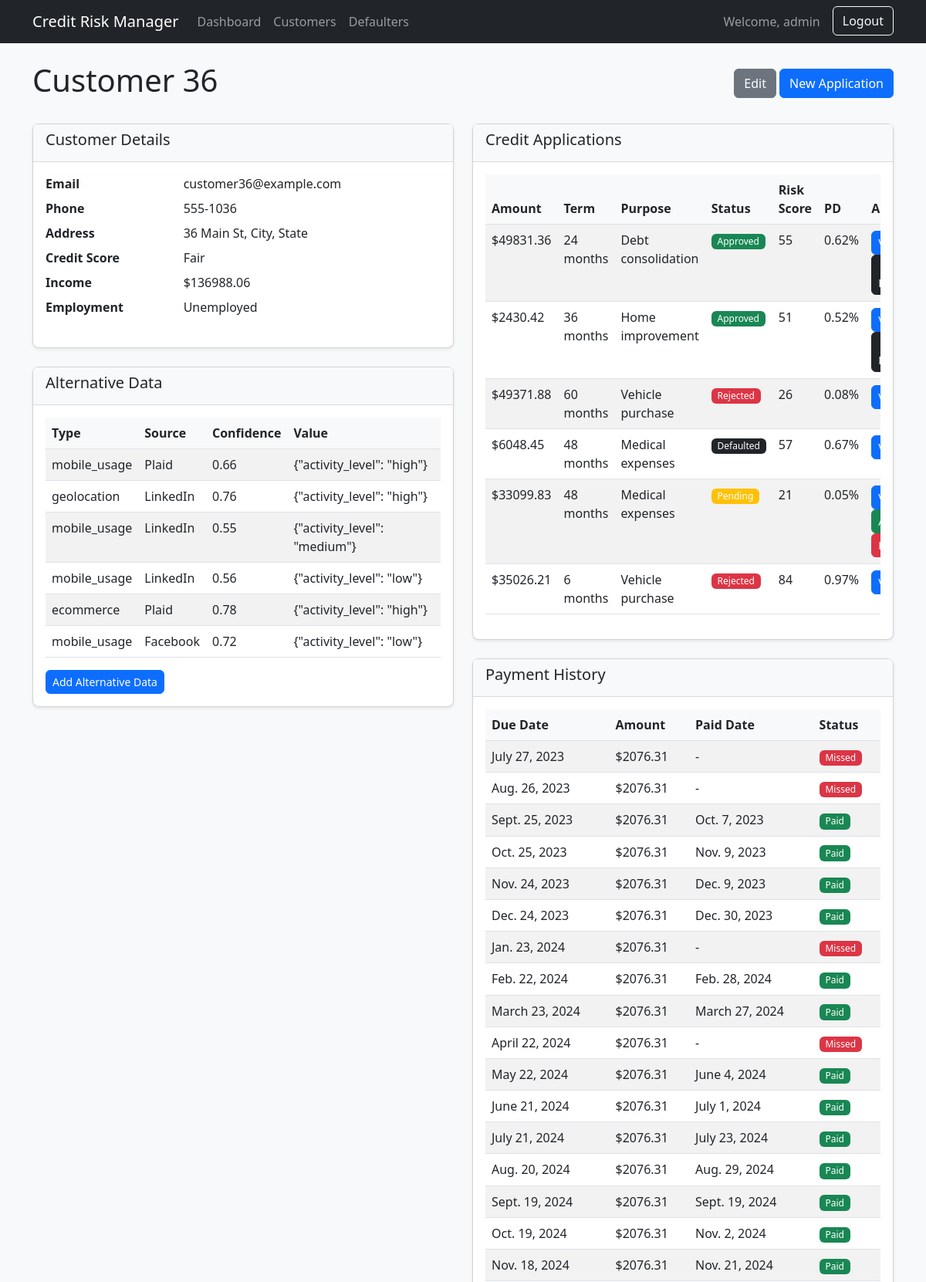
The app's page /customers/36/ (signed in, upper part) with its own data.
### credit_risk/models.py (models this page shows, shortened)
class Customer(models.Model):
    CREDIT_SCORE_CHOICES = [
        ('300-579', 'Poor'),
        ('580-669', 'Fair'),
        ('670-739', 'Good'),
        ('740-799', 'Very Good'),
        ('800-850', 'Excellent'),
    ]
    user = models.OneToOneField(User, on_delete=models.CASCADE, null=True, blank=True)
    name = models.CharField(max_length=100)
    email = models.EmailField(unique=True)
    phone = models.CharField(max_length=15)
    address = models.TextField()
    credit_score = models.CharField(max_length=10, choices=CREDIT_SCORE_CHOICES)
    income = models.DecimalField(max_digits=12, decimal_places=2)
    employment_status = models.CharField(max_length=50)
    created_at = models.DateTimeField(auto_now_add=True)
    updated_at = models.DateTimeField(auto_now=True)

class AlternativeData(models.Model):
    customer = models.ForeignKey(Customer, on_delete=models.CASCADE)
    data_type = models.CharField(max_length=50)  # e.g., 'social_media', 'utility_payments'
    source = models.CharField(max_length=100)
    value = models.TextField()  # Could be JSON data
    confidence_score = models.FloatField(validators=[MinValueValidator(0.0), MaxValueValidator(1.0)])
    collected_at = models.DateTimeField(auto_now_add=True)

class CreditApplication(models.Model):
    STATUS_CHOICES = [
        ('pending', 'Pending'),
        ('approved', 'Approved'),
        ('rejected', 'Rejected'),
        ('defaulted', 'Defaulted'),
    ]
    customer = models.ForeignKey(Customer, on_delete=models.CASCADE)
    amount = models.DecimalField(max_digits=12, decimal_places=2)
    term = models.IntegerField()  # in months
    purpose = models.TextField()
    status = models.CharField(max_length=10, choices=STATUS_CHOICES, default='pending')
    applied_at = models.DateTimeField(auto_now_add=True)
    decision_at = models.DateTimeField(null=True, blank=True)

class RiskAssessment(models.Model):
    application = models.OneToOneField(CreditApplication, on_delete=models.CASCADE)
    probability_of_default = models.FloatField(validators=[MinValueValidator(0.0), MaxValueValidator(1.0)])
    risk_score = models.IntegerField(validators=[MinValueValidator(1), MaxValueValidator(100)])
    decision_reason = models.TextField()
    assessed_at = models.DateTimeField(auto_now_add=True)
    last_updated = models.DateTimeField(auto_now=True)

class PaymentHistory(models.Model):
    application = models.ForeignKey(CreditApplication, on_delete=models.CASCADE)
    amount_paid = models.DecimalField(max_digits=12, decimal_places=2)
    due_date = models.DateField()
    paid_date = models.DateField(null=True, blank=True)
    status = models.CharField(max_length=20)  # 'paid', 'late', 'missed'

### credit_risk/views.py (the view)
# urls.py: path('customers/<int:pk>/', views.CustomerDetailView.as_view(), name='customer_detail'),
class CustomerDetailView(LoginRequiredMixin, DetailView):
    model = Customer
    template_name = 'customer_detail.html'
    context_object_name = 'customer'
    def get_context_data(self, **kwargs):
        context = super().get_context_data(**kwargs)
        customer = self.object
        applications = CreditApplication.objects.filter(customer=customer).select_related('riskassessment')
        alternative_data = AlternativeData.objects.filter(customer=customer)
        payment_history = PaymentHistory.objects.none()
        if applications.exists():
            payment_history = PaymentHistory.objects.filter(application__in=applications)
        context.update({
            'applications': applications,
            'alternative_data': alternative_data,
            'payment_history': payment_history,
        })
        return context

### credit_risk/templates/customer_detail.html
{% extends "base.html" %}
{% block content %}
<div class="d-flex justify-content-between align-items-center mb-4">
    <h1>{{ customer.name }}</h1>
    <div>
        <a href="{% url 'customer_update' customer.id %}" class="btn btn-secondary">Edit</a>
        <a href="{% url 'application_create' customer.id %}" class="btn btn-primary">New Application</a>
    </div>
</div>
<div class="row">
    <div class="col-md-6">
        <div class="card mb-4">
            <div class="card-header">
                <h5>Customer Details</h5>
            </div>
            <div class="card-body">
                <dl class="row">
                    <dt class="col-sm-4">Email</dt>
                    <dd class="col-sm-8">{{ customer.email }}</dd>
                    <dt class="col-sm-4">Phone</dt>
                    <dd class="col-sm-8">{{ customer.phone }}</dd>
                    <dt class="col-sm-4">Address</dt>
                    <dd class="col-sm-8">{{ customer.address }}</dd>
                    <dt class="col-sm-4">Credit Score</dt>
                    <dd class="col-sm-8">{{ customer.get_credit_score_display }}</dd>
                    <dt class="col-sm-4">Income</dt>
                    <dd class="col-sm-8">${{ customer.income|floatformat:2 }}</dd>
                    <dt class="col-sm-4">Employment</dt>
                    <dd class="col-sm-8">{{ customer.employment_status }}</dd>
                </dl>
            </div>
        </div>
        <div class="card mb-4">
            <div class="card-header">
                <h5>Alternative Data</h5>
            </div>
            <div class="card-body">
                {% if alternative_data %}
                <div class="table-responsive">
                    <table class="table table-striped">
                        <thead>
                            <tr>
                                <th>Type</th>
                                <th>Source</th>
                                <th>Confidence</th>
                                <th>Value</th>
                            </tr>
                        </thead>
                        <tbody>
                            {% for data in alternative_data %}
                            <tr>
                                <td>{{ data.data_type }}</td>
                                <td>{{ data.source }}</td>
                                <td>{{ data.confidence_score|floatformat:2 }}</td>
                                <td>{{ data.value|truncatechars:30 }}</td>
                            </tr>
                            {% endfor %}
                        </tbody>
                    </table>
                </div>
                {% else %}
                <p>No alternative data available for this customer.</p>
                {% endif %}
                <a href="#" class="btn btn-sm btn-primary">Add Alternative Data</a>
            </div>
        </div>
    </div>
    <div class="col-md-6">
        <div class="card mb-4">
            <div class="card-header">
                <h5>Credit Applications</h5>
            </div>
            <div class="card-body">
                {% if applications %}
                <div class="table-responsive">
                    <table class="table table-striped">
                        <thead>
                            <tr>
                                <th>Amount</th>
                                <th>Term</th>
                                <th>Purpose</th>
                                <th>Status</th>
                                <th>Risk Score</th>
                                <th>PD</th>
                                <th>Actions</th>
                            </tr>
                        </thead>
                        <tbody>
                            {% for app in applications %}
                            <tr>
                                <td>${{ app.amount|floatformat:2 }}</td>
                                <td>{{ app.term }} months</td>
                                <td>{{ app.purpose|truncatewords:3 }}</td>
                                <td>
                                    <span class="badge bg-{% if app.status == 'approved' %}success{% elif app.status == 'rejected' %}danger{% elif app.status == 'defaulted' %}dark{% else %}warning{% endif %}">
                                        {{ app.get_status_display }}
                                    </span>
                                </td>
                                <td>
                                    {% if app.riskassessment %}
                                        {{ app.riskassessment.risk_score }}
                                    {% else %}
                                        -
                                    {% endif %}
                                </td>
                                <td>
                                    {% if app.riskassessment %}
                                        {{ app.riskassessment.probability_of_default|floatformat:2 }}%
                                    {% else %}
                                        -
                                    {% endif %}
                                </td>
                                <td>
                                    <a href="{% url 'assess_risk' app.id %}" class="btn btn-sm btn-primary">View</a>
                                    {% if app.status == 'pending' %}
                                        <a href="{% url 'approve_application' app.id %}" class="btn btn-sm btn-success">Approve</a>
                                        <a href="{% url 'reject_application' app.id %}" class="btn btn-sm btn-danger">Reject</a>
                                    {% elif app.status == 'approved' %}
                                        <a href="{% url 'mark_as_defaulted' app.id %}" class="btn btn-sm btn-dark">Mark Defaulted</a>
                                    {% endif %}
                                </td>
                            </tr>
                            {% endfor %}
                        </tbody>
                    </table>
                </div>
                {% else %}
                <p>No credit applications for this customer.</p>
                {% endif %}
            </div>
        </div>
        {% if payment_history.exists %}
        <div class="card">
            <div class="card-header">
                <h5>Payment History</h5>
            </div>
            <div class="card-body">
                <div class="table-responsive">
                    <table class="table table-striped">
                        <thead>
                            <tr>
                                <th>Due Date</th>
                                <th>Amount</th>
                                <th>Paid Date</th>
                                <th>Status</th>
                            </tr>
                        </thead>
                        <tbody>
                            {% for payment in payment_history %}
                            <tr>
                                <td>{{ payment.due_date }}</td>
                                <td>${{ payment.amount_paid|floatformat:2 }}</td>
                                <td>{{ payment.paid_date|default:"-" }}</td>
                                <td>
                                    <span class="badge bg-{% if payment.status == 'paid' %}success{% elif payment.status == 'late' %}warning{% else %}danger{% endif %}">
                                        {{ payment.status|title }}
                                    </span>
                                </td>
                            </tr>
                            {% endfor %}
                        </tbody>
                    </table>
                </div>
            </div>
        </div>
        {% endif %}
    </div>
</div>
{% endblock %}

### credit_risk/templates/base.html (shortened to what this page needs)
{% load static %}
<!DOCTYPE html>
<html lang="en">
<head>
    <link href="https://cdn.jsdelivr.net/npm/bootstrap@5.3.0/dist/css/bootstrap.min.css" rel="stylesheet">
    <link href="{% static 'css/styles.css' %}" rel="stylesheet">
</head>
<body>
    <nav class="navbar navbar-expand-lg navbar-dark bg-dark">
        <div class="container">
            <a class="navbar-brand" href="{% url 'dashboard' %}">Credit Risk Manager</a>
            <div class="collapse navbar-collapse" id="navbarNav">
                <ul class="navbar-nav me-auto">
                    <li class="nav-item">
                        <a class="nav-link" href="{% url 'dashboard' %}">Dashboard</a>
                    </li>
                    <li class="nav-item">
                        <a class="nav-link" href="{% url 'customer_list' %}">Customers</a>
                    </li>
                    <li class="nav-item">
                        <a class="nav-link" href="{% url 'defaulter_tracking' %}">Defaulters</a>
                    </li>
                </ul>
                <div class="d-flex">
                    {% if user.is_authenticated %}
                        <span class="navbar-text me-3">Welcome, {{ user.username }}</span>
                        <form method="post" action="{% url 'logout' %}" class="d-inline">
                            <button type="submit" class="btn btn-outline-light">Logout</button>
                        </form>
                    {% else %}
                        <a href="{% url 'login' %}?next={{ request.path }}" class="btn btn-outline-light">Login</a>
                    {% endif %}
                </div>
            </div>
        </div>
    </nav>
    <div class="container mt-4">
        {% block content %}{% endblock %}
    </div>
</body>
</html>

### credit_risk/static/css/styles.css (style rules this page uses)
body { background-color: #f8f9fa; font-family: 'Segoe UI', Tahoma, Geneva, Verdana, sans-serif; }
.card { border-radius: 0.5rem; box-shadow: 0 0.125rem 0.25rem rgba(0, 0, 0, 0.075); margin-bottom: 1.5rem; }
.card-header { background-color: #f8f9fa; border-bottom: 1px solid rgba(0, 0, 0, 0.125); font-weight: 600; }
.table-responsive { overflow-x: auto; }
.btn { border-radius: 0.375rem; }
.badge { font-weight: 500; padding: 0.35em 0.65em; }
.table th { font-weight: 600; background-color: #f8f9fa; }
.table-striped tbody tr:nth-of-type(odd) { background-color: rgba(0, 0, 0, 0.02); }

### records on screen
Customer: name "Customer 36", email "customer36@example.com", phone "555-1036", address "36 Main St, City, State", credit_score "Fair", income "136988.06", employment_status "Unemployed"
AlternativeData: data_type "mobile_usage", source "Plaid", confidence_score "0.66", value "{\"activity_level\": \"high\"}"
AlternativeData: data_type "geolocation", source "LinkedIn", confidence_score "0.76", value "{\"activity_level\": \"high\"}"
AlternativeData: data_type "mobile_usage", source "LinkedIn", confidence_score "0.55", value "{\"activity_level\": \"medium\"}"
AlternativeData: data_type "mobile_usage", source "LinkedIn", confidence_score "0.56", value "{\"activity_level\": \"low\"}"
AlternativeData: data_type "ecommerce", source "Plaid", confidence_score "0.78", value "{\"activity_level\": \"high\"}"
AlternativeData: data_type "mobile_usage", source "Facebook", confidence_score "0.72", value "{\"activity_level\": \"low\"}"
CreditApplication: amount "49831.36", term "24", purpose "Debt consolidation", status "Approved", riskassessment.risk_score "55", riskassessment.probability_of_default "0.62"
CreditApplication: amount "2430.42", term "36", purpose "Home improvement", status "Approved", riskassessment.risk_score "51", riskassessment.probability_of_default "0.52"
CreditApplication: amount "49371.88", term "60", purpose "Vehicle purchase", status "Rejected", riskassessment.risk_score "26", riskassessment.probability_of_default "0.08"
CreditApplication: amount "6048.45", term "48", purpose "Medical expenses", status "Defaulted", riskassessment.risk_score "57", riskassessment.probability_of_default "0.67"
CreditApplication: amount "33099.83", term "48", purpose "Medical expenses", status "Pending", riskassessment.risk_score "21", riskassessment.probability_of_default "0.05"
CreditApplication: amount "35026.21", term "6", purpose "Vehicle purchase", status "Rejected", riskassessment.risk_score "84", riskassessment.probability_of_default "0.97"
PaymentHistory: due_date "July 27, 2023", amount_paid "2076.31", paid_date "-", status "Missed"
PaymentHistory: due_date "Aug. 26, 2023", amount_paid "2076.31", paid_date "-", status "Missed"
PaymentHistory: due_date "Sept. 25, 2023", amount_paid "2076.31", paid_date "Oct. 7, 2023", status "Paid"
PaymentHistory: due_date "Oct. 25, 2023", amount_paid "2076.31", paid_date "Nov. 9, 2023", status "Paid"
PaymentHistory: due_date "Nov. 24, 2023", amount_paid "2076.31", paid_date "Dec. 9, 2023", status "Paid"
PaymentHistory: due_date "Dec. 24, 2023", amount_paid "2076.31", paid_date "Dec. 30, 2023", status "Paid"
PaymentHistory: due_date "Jan. 23, 2024", amount_paid "2076.31", paid_date "-", status "Missed"
PaymentHistory: due_date "Feb. 22, 2024", amount_paid "2076.31", paid_date "Feb. 28, 2024", status "Paid"
PaymentHistory: due_date "March 23, 2024", amount_paid "2076.31", paid_date "March 27, 2024", status "Paid"
PaymentHistory: due_date "April 22, 2024", amount_paid "2076.31", paid_date "-", status "Missed"
PaymentHistory: due_date "May 22, 2024", amount_paid "2076.31", paid_date "June 4, 2024", status "Paid"
PaymentHistory: due_date "June 21, 2024", amount_paid "2076.31", paid_date "July 1, 2024", status "Paid"
PaymentHistory: due_date "July 21, 2024", amount_paid "2076.31", paid_date "July 23, 2024", status "Paid"
PaymentHistory: due_date "Aug. 20, 2024", amount_paid "2076.31", paid_date "Aug. 29, 2024", status "Paid"
PaymentHistory: due_date "Sept. 19, 2024", amount_paid "2076.31", paid_date "Sept. 19, 2024", status "Paid"
PaymentHistory: due_date "Oct. 19, 2024", amount_paid "2076.31", paid_date "Nov. 2, 2024", status "Paid"
PaymentHistory: due_date "Nov. 18, 2024", amount_paid "2076.31", paid_date "Nov. 21, 2024", status "Paid"

### other values on screen
{{ user.username }} "admin"
